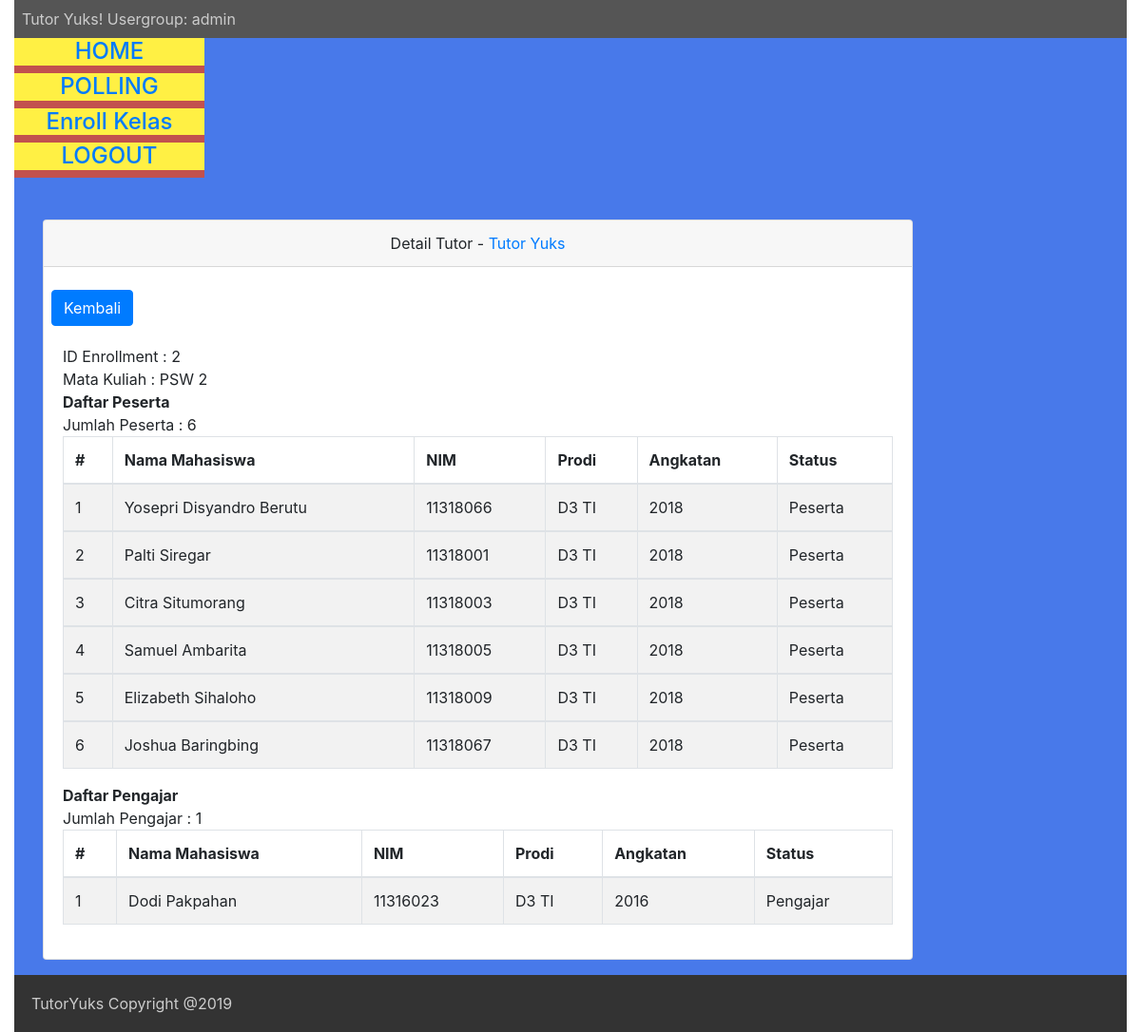
Page /mahasiswa/detailtutor.php?id=2 (signed in) on the committed database.
### tables this page shows
CREATE TABLE `kelas_mahasiswa` (
  `kelas_id` int(11) NOT NULL,
  `mahasiswa_id` int(11) NOT NULL,
  `status` int(11) DEFAULT '0',
  `role` char(10) DEFAULT 'Peserta',
  PRIMARY KEY (`kelas_id`,`mahasiswa_id`)
);

CREATE TABLE `mahasiswa` (
  `NIM` char(10) DEFAULT NULL,
  `nama` varchar(100) NOT NULL,
  `prodi` varchar(50) NOT NULL,
  `username` char(10) DEFAULT NULL,
  `password` varchar(50) DEFAULT NULL,
  `role` char(10) DEFAULT NULL,
  `gbr` blob,
  `id` int(11) NOT NULL AUTO_INCREMENT,
  `angkatan` char(10) DEFAULT NULL,
  PRIMARY KEY (`id`)
);

### mahasiswa/proses/function/functions.php (called while the page is built, shortened)
<?php
	$conn = mysqli_connect(DB_HOST, DB_USER, DB_PASS, DB_NAME);
	function exeQuery($query){
		global $conn;
		$stat = mysqli_query($conn, $query);
		return $stat;
	}
	function getPesertaKelas($idk)
	{
		$sql = "SELECT  m.nama AS nama, m.NIM AS nim, m.prodi AS prodi, m.angkatan AS angkatan, k.role AS role, k.status as status
			FROM kelas_mahasiswa k
			INNER JOIN mahasiswa m
			ON m.id=k.mahasiswa_id
			WHERE k.kelas_id = '$idk'";
		$hasil = exeQuery($sql);
		return $hasil;
	}

### mahasiswa/detailtutor.php (the view, shortened to what this page needs)
<?php
require_once "header.php";
include_once "proses/function/functions.php";
?>
                    <div class="col-sm-10">
                    <br/>
 <div class="container">
            <div class="card mt-1">
                <div class="card-header text-center">
                    Detail Tutor - <a href="#" target="_blank">Tutor Yuks</a>
                </div>
                <div>
                    <br>
                    <a href="index.php" class="btn btn-primary ml-2">Kembali</a>
                </div>
                <div class="card-body">
                    <table class="table table-bordered table-hover table-striped">
                        <thead>
                            <tr>
                                <th>#</th>
                                <th>Nama Mahasiswa</th>
                                <th>NIM</th>
                                <th>Prodi</th>
                                <th>Angkatan</th>
                                <th>Status</th>
                            </tr>
                        </thead>
                        <?php
                        $peserta = getPesertaKelas($_GET['id']); global $countPeserta; $countPeserta=0;
                            while ($data = mysqli_fetch_array($peserta, MYSQLI_ASSOC)) {
                                if($data['status'] == 1 && $data['role'] == 'Peserta'){
                        ?>
                        <tbody>
                            <tr>
                                <td><?=++$countPeserta?></td>
                                <td><?=$data['nama']?></td>
                                <td><?=$data['nim']?></td>
                                <td><?=$data['prodi']?></td>
                                <td><?=$data['angkatan']?></td>
                                <td><?=$data['role']?></td>
                            </tr>
                        </tbody>
                        <?php
                            }
                        }
                        ?>
    <tbody>
    ID Enrollment : <?= $_GET['id'] ?> <br/>
    Mata Kuliah :  <?=getOneMatkulKelas($_GET['id'])?> <br/>
    <B> Daftar Peserta </B> <br/>
    Jumlah Peserta : <?=$countPeserta?> <br/>
                        </tbody>
                    </table>
 <table class="table table-bordered table-hover table-striped">
                        <thead>
                            <tr>
                                <th>#</th>
                                <th>Nama Mahasiswa</th>
                                <th>NIM</th>
                                <th>Prodi</th>
                                <th>Angkatan</th>
                                <th>Status</th>
                            </tr>
                        </thead>
                        <?php
                        $peserta = getPesertaKelas($_GET['id']); global $countPengajar; $countPengajar = 0;;
                            while ($data = mysqli_fetch_array($peserta, MYSQLI_ASSOC)) {
                                if($data['status'] == 1 && $data['role'] == 'Pengajar'){
                        ?>
                        <tbody>
                            <tr>
                                <td><?=++$countPengajar?></td>
                                <td><?=$data['nama']?></td>
                                <td><?=$data['nim']?></td>
                                <td><?=$data['prodi']?></td>
                                <td><?=$data['angkatan']?></td>
                                <td><?=$data['role']?></td>
                            </tr>
                        </tbody>
                        <?php
                            }
                        }
                        ?>
    <tbody>
    <B>Daftar Pengajar</B> <br>
   Jumlah Pengajar : <?=$countPengajar?> <br/>
                        </tbody>
                    </table>
                </div>
            </div>
        </div>
                    </div>
<?php
require_once "footer.php";
?>

### css/style.css (style rules this page uses)
.container { padding: 16px; }

### rows in the picture
kelas_mahasiswa: mahasiswa.nama "Yosepri Disyandro Berutu", mahasiswa.NIM "11318066", mahasiswa.prodi "D3 TI", mahasiswa.angkatan "2018", role "Peserta"
kelas_mahasiswa: mahasiswa.nama "Palti Siregar", mahasiswa.NIM "11318001", mahasiswa.prodi "D3 TI", mahasiswa.angkatan "2018", role "Peserta"
kelas_mahasiswa: mahasiswa.nama "Citra Situmorang", mahasiswa.NIM "11318003", mahasiswa.prodi "D3 TI", mahasiswa.angkatan "2018", role "Peserta"
kelas_mahasiswa: mahasiswa.nama "Samuel Ambarita", mahasiswa.NIM "11318005", mahasiswa.prodi "D3 TI", mahasiswa.angkatan "2018", role "Peserta"
kelas_mahasiswa: mahasiswa.nama "Elizabeth Sihaloho", mahasiswa.NIM "11318009", mahasiswa.prodi "D3 TI", mahasiswa.angkatan "2018", role "Peserta"
kelas_mahasiswa: mahasiswa.nama "Joshua Baringbing", mahasiswa.NIM "11318067", mahasiswa.prodi "D3 TI", mahasiswa.angkatan "2018", role "Peserta"
kelas_mahasiswa: mahasiswa.nama "Dodi Pakpahan", mahasiswa.NIM "11316023", mahasiswa.prodi "D3 TI", mahasiswa.angkatan "2016", role "Pengajar"

### other values in the picture
$_SESSION['role'] "admin"
